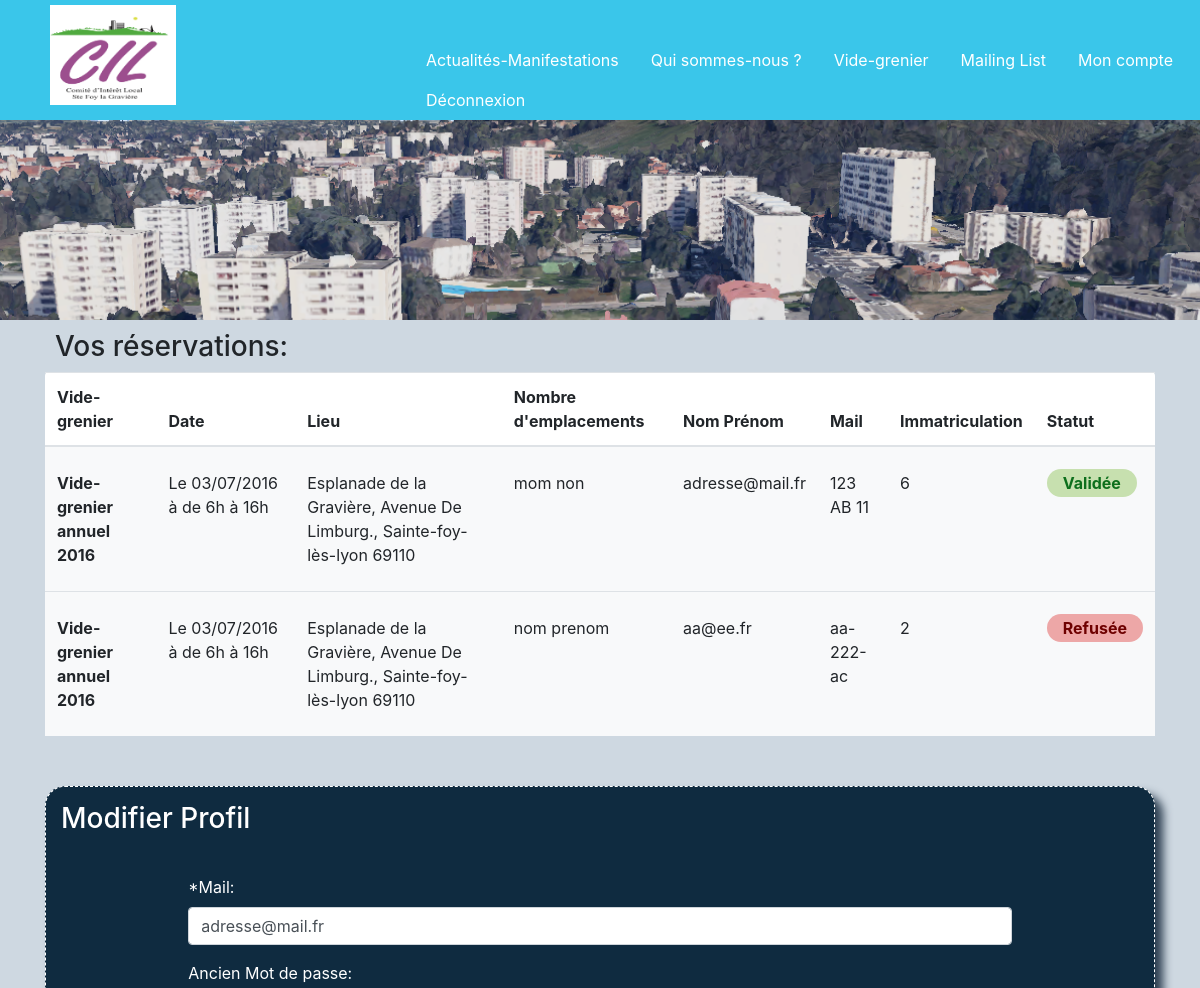
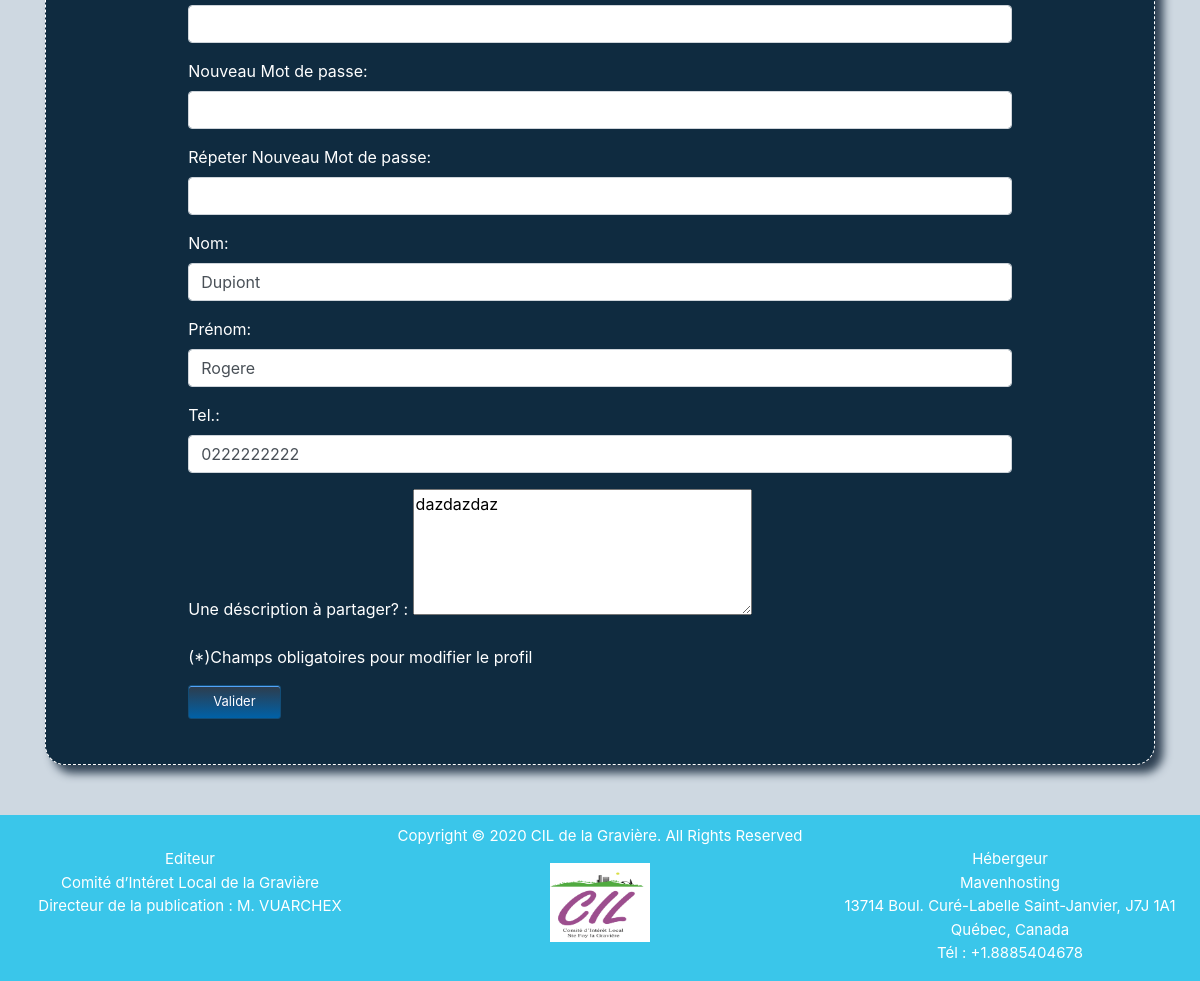
The page /Vide_grenier_V0.2/php/mon_compte.php (signed in) on the database its author committed (2 pictures, top to bottom).
### tables this page shows
CREATE TABLE `reservation_vg` (
    `ID_RESA` int(11) PRIMARY KEY  NOT NULL AUTO_INCREMENT,
    `ID_VG` int(11) NOT NULL,
    `ID_UTIL` int(11) NOT NULL,
    `NOM_RESA` varchar(50) NOT NULL,
    `PRENOM_RESA` varchar(50) NOT NULL,
    `MAIL_RESA` varchar(50) NOT NULL,
    `ADDRESSE_RESA` varchar(100) NOT NULL,
    `CODE_POSTAL_RESA` varchar(6) NOT NULL,
    `VILLE_RESA` varchar(50) NOT NULL,
    `PORTABLE_RESA` varchar(15) DEFAULT NULL,
    `CNI_RESA` varchar(12) NOT NULL,
    `DELIVRE_CNI_RESA` varchar(10) NOT NULL,
    `PAR_CNI_RESA` varchar(50) NOT NULL,
    `IMMATRICULATION_RESA` varchar(10) NOT NULL,
    `NBR_RESA` int(11) NOT NULL,
    `INFO_RESA` varchar(150) DEFAULT NULL,
    `STATU_RESA` int(11) NOT NULL DEFAULT 1
  );

CREATE TABLE `videgrenier` (
    `ID_VG` int(11) PRIMARY KEY NOT NULL AUTO_INCREMENT,
    `LABEL_VG` varchar(50) DEFAULT NULL,
    `DATE_VG` varchar(11) DEFAULT NULL,
    `HEURE_VG` varchar(15) NOT NULL,
    `ADDRESSE_VG` varchar(100) NOT NULL,
    `NBR_EMPLACEMENTS` int(11) DEFAULT NULL,
    `NBR_RESTANT_VG` int(11) NOT NULL,
    `PRIX_EMPLACEMENTS` decimal(10,0) DEFAULT NULL
  );

CREATE TABLE `statuts` (
    `ID_STATUTS` int(11) PRIMARY KEY  NOT NULL AUTO_INCREMENT,
    `LABEL_STATUTS` varchar(15) NOT NULL
  );

CREATE TABLE `utilisateur` (
    `ID_UTIL` int(11) PRIMARY KEY NOT NULL AUTO_INCREMENT,
    `MAIL_UTIL` varchar(50) NOT NULL,
    `MDP_UTIL` varchar(30) NOT NULL,
    `NOM_UTIL` varchar(50) DEFAULT NULL,
    `PRENOM_UTIL` varchar(50) DEFAULT NULL,
    `TEL_UTIL` varchar(15) DEFAULT NULL,
    `DESC_UTIL` varchar(280) DEFAULT NULL,
    `ADMIN_UTIL` tinyint(1) DEFAULT NULL
  );

### Vide_grenier_V0.2/php/mon_compte.php (the view, shortened to what this page needs)
<?php
if (isset($_SESSION["id_util"])) {
?>
    <!DOCTYPE html>
    <html lang="fr">
    <head>
        <link rel="stylesheet" href="../css/bootstrap.min.css">
        <link rel="stylesheet" href="../css/monstyle.css">
    </head>
    <body>
        <?php
        include 'inc_header.php';
        ?>
        <main id="monCompte">
            <section id="" class="container">
                <h3>Vos réservations:</h3>
                <table class="table bg-white rounded">
                    <thead>
                        <tr>
                            <th scope="col">Vide-grenier</th>
                            <th scope="col">Date</th>
                            <th scope="col">Lieu</th>
                            <th scope="col">Nombre d'emplacements</th>
                            <th scope="col">Nom Prénom</th>
                            <th scope="col">Mail</th>
                            <th scope="col">Immatriculation</th>
                            <th scope="col">Statut</th>
                        </tr>
                    </thead>
                    <tbody>
                <?php
                try {
                    include 'inc_bdd.php';
                    $select_utilisateur = 'SELECT * FROM utilisateur WHERE id_util = :id_util';
                    $resultat = $base->prepare($select_utilisateur);
                    $resultat->bindParam(':id_util', $_SESSION["id_util"]);
                    $resultat->execute();
                    while ($ligne = $resultat->fetch()) {
                        $mail = $ligne['MAIL_UTIL'];
                        $nom = $ligne['NOM_UTIL'] != "" ? $ligne['NOM_UTIL'] : '';
                        $prenom = $ligne['PRENOM_UTIL'] != "" ? $ligne['PRENOM_UTIL'] : '';
                        $telephone = $ligne['TEL_UTIL'] != "" ? $ligne['TEL_UTIL'] : '';
                        $description = $ligne['DESC_UTIL'] != "" ? $ligne['DESC_UTIL'] : '';
                    }
                    $select_resa = "SELECT * FROM reservation_vg JOIN videgrenier ON reservation_vg.id_vg = videgrenier.id_vg JOIN statuts ON reservation_vg.statu_resa = statuts.id_statuts WHERE id_util = :id";
                    $resultat_select = $base->prepare($select_resa);
                    $resultat_select->bindParam(':id', $_SESSION["id_util"]);
                    $resultat_select->execute();
                    while ($ligne = $resultat_select->fetch()) {
                        switch ($ligne['LABEL_STATUTS']) {
                            case 'Validée':
                                $color_status = "background-color:#C7E0AF; border-radius: 15px; color:#0D6F1C;";
                                break;
                            case 'Refusée':
                                $color_status = "background-color:#EDA7A7; border-radius: 15px; color:#6E0000;";
                                break;
                        }
                    ?>
                    <tr class="bg-light">
                        <th class="py-4" scope="row"><?= $ligne['LABEL_VG'] ?></th>
                        <td class="py-4">Le <?= $ligne['DATE_VG'] ?> à <?= $ligne['HEURE_VG'] ?></td>
                        <td class="py-4"><?= $ligne['ADDRESSE_VG'] ?></td>
                        <td class="py-4"><?= $ligne['NOM_RESA'] ?>  <?= $ligne['PRENOM_RESA'] ?></td>
                        <td class="py-4"><?= $ligne['MAIL_RESA'] ?></td>
                        <td class="py-4"><?= $ligne['IMMATRICULATION_RESA'] ?></td>
                        <td class="py-4"><?= $ligne['NBR_RESA'] ?></td>
                        <td class="py-4">
                            <span style="<?= $color_status ?>" class="py-1 px-3"><strong><?= $ligne['LABEL_STATUTS'] ?></strong></span>
                        </td>
                    </tr>
                    <?php
                    }
                } catch (Exception $e) {
                    die('Erreur : ' . $e->getMessage());
                } finally {
                    $base = null;
                }
                ?>
                </tbody>
                </table>
            <div id="update" class="boxSite container">
                <h3>Modifier Profil</h3>
                <form class="w-75" method="post" action="update_inscription.php" id="updateDB">
                    <div class="form-group">
                        <label for="mail">*Mail: </label>
                        <input type="text" class="form-control" name="mail" id="mail" value="<?php echo $mail ?>" placeholder="exemple@mail.com">
                    </div>
                    <div class="form-group">
                        <label for="old_password">Ancien Mot de passe: </label>
                        <input type="password" class="form-control" name="old_password" id="old_password">
                    </div>
                    <div class="form-group">
                        <label for="new_password">Nouveau Mot de passe: </label>
                        <input type="password" class="form-control" name="new_password" id="new_password">
                    </div>
                    <div class="form-group">
                        <label for="repeat_password">Répeter Nouveau Mot de passe: </label>
                        <input type="password" class="form-control" name="repeat_password" id="repeat_password">
                    </div>
                    <div class="form-group">
                        <label for="nom">Nom: </label>
                        <input type="text" class="form-control" name="nom" id="nom" value="<?= $nom ?>" placeholder="<?= $nom ?>">
                    </div>
                    <div class="form-group">
                        <label for="prenom">Prénom: </label>
                        <input type="text" class="form-control" name="prenom" id="prenom" value="<?= $prenom ?>" placeholder="<?= $prenom ?>">
                    </div>
                    <div class="form-group">
                        <label for="tel">Tel.: </label>
                        <input type="text" class="form-control" name="tel" id="tel" value="<?= $telephone ?>" placeholder="<?= $telephone ?>">
                    </div>
                    <div class="form-group">
                        <label for="description">Une déscription à partager? : </label>
                        <textarea name="description" id="description" cols="31" rows="5" placeholder="280 caractéres maximum..."><?= $description ?></textarea>
                    </div>
                    <div class="form-group">
                        <p>(*)Champs obligatoires pour modifier le profil</p>
                    </div>
                    <input class="bouton" type="submit" value="Valider" id="subInscription">
                </form>
            </div>
        </main>
        <?php
        include 'inc_footer.php';
        ?>
    </body>
    </html>
<?php
} else {
    header("Location:accueil.php");
}
?>

### Vide_grenier_V0.2/php/inc_header.php
<header id="en_tete">
<div class="row">
    <div id="logo" class="col-md-4">
    <a href="accueil.php"><img id="logoHead" src="../images/logo.png" class="img-fluid" alt="Logo"></a>
    </div>
    <nav id="menu_nav" class="col-md-8">
        <ul class="nav nav-pills">
            <li class="nav-item"><a class="nav-link" href="accueil.php">Actualités-Manifestations</a></li>
            <li class="nav-item"><a class="nav-link" href="infoCIL.php">Qui sommes-nous ?</a></li>
            <li class="nav-item"><a class="nav-link" href="vide_grenier.php">Vide-grenier</a></li>
            <li class="nav-item"><a class="nav-link" href="mailing_list.php">Mailing List</a></li>
            <?php
            if (isset($_SESSION['id_util'])) {
                echo "<li class=\"nav-item\"><a class=\"nav-link\" href=\"mon_compte.php\">Mon compte</a></li>";
                echo "<li class=\"nav-item\"><a class=\"nav-link\" href=\"deconnexion.php\">Déconnexion</a></li>";
            } else {
                echo "<li class=\"nav-item\"><a class=\"nav-link\" href=\"inscription.php\">Rejoignez-nous</a></li>";
                echo "<li class=\"nav-item\"><a class=\"nav-link\" href=\"connexion.php\">Connexion</a></li>";
            }
            ?>
        </ul>
    </nav>
</div>
<img id="paysageHead" src="../images/paysage.png" class="img-fluid" alt="Panorama">
</header>

### Vide_grenier_V0.2/php/inc_footer.php
<footer class="footer">
    <p>Copyright © 2020 CIL de la Gravière. All Rights Reserved</p>
    <div class="row">
        <div class="col-md-4">
            <p>Editeur</p>
            <p>Comité d’Intéret Local de la Gravière</p>
            <p>Directeur de la publication : M. VUARCHEX</p>
        </div>
        <div class="col-md-4">
        <img src="../images/logo.png" class="img-fluid" alt="Logo">
        </div>
        <div class="col-md-4">
            <p>Hébergeur</p>
            <p>Mavenhosting</p>
            <p>13714 Boul. Curé-Labelle Saint-Janvier, J7J 1A1</p>
            <p>Québec, Canada</p>
            <p>Tél : +1.8885404678</p>
        </div>
    </div>
</footer>

### Vide_grenier_V0.2/css/monstyle.css (style rules this page uses)
html { position: relative; min-height: 100%; width: auto !important; overflow-x: hidden !important; background-color: #CED8E1; }
body { width: auto !important; overflow-x: hidden !important; background-color: #CED8E1; }
header { background-color: #3AC6EA; width: 100%; }
#paysageHead { max-height: 200px; object-fit: cover; width: 100%; height: auto; }
#logoHead { height: 100px; margin: 5px 0 5px 50px; }
#logo a { text-decoration: none; }
#menu_nav { margin-top: 40px; }
#en_tete .nav-link, #logo, #logo a { color: white; }
.footer { bottom: 0; width: 100%; background-color: #3AC6EA; color: #FFFFFF; text-align: center; font-size: 15px; padding-top: 10px; }
footer div p { margin-top: -15px; }
footer img { width: 100px; }
#loginDb, #inscDB, #updateDB, #resaDB, #mailingForm, #cancelMailingForm { width: 300px; margin: 40px auto; }
#monCompte h3 { padding: 10px 0 0 10px; }
.boxSite { border-radius: 20px; border: 1px white dashed; box-shadow: 8px 8px 10px #2C3E50; margin: 50px auto; background-color: #0F2B40; color: white; padding: 5px; }
.bouton { box-shadow: inset 0px 1px 0px 0px #54a3f7; background: linear-gradient(to bottom, #2C3E50 5%, #0061a7 100%); background-color: #2C3E50; border-radius: 3px; border: 1px solid #124d77; display: inline-block; cursor: pointer; color: #ffffff; font-size: 13px; padding: 6px 24px; text-decoration: none; text-shadow: 0px 1px 0px #154682; }

### rows shown on the page
reservation_vg: ID_VG.LABEL_VG "Vide-grenier annuel 2016", ID_VG.DATE_VG "03/07/2016", ID_VG.HEURE_VG "de 6h à 16h", ID_VG.ADDRESSE_VG "Esplanade de la Gravière, Avenue De Limburg., Sainte-foy-lès-lyon 69110", NOM_RESA "mom", PRENOM_RESA "non", MAIL_RESA "adresse@mail.fr", IMMATRICULATION_RESA "123 AB 11", NBR_RESA "6", statuts.LABEL_STATUTS "Validée"
reservation_vg: ID_VG.LABEL_VG "Vide-grenier annuel 2016", ID_VG.DATE_VG "03/07/2016", ID_VG.HEURE_VG "de 6h à 16h", ID_VG.ADDRESSE_VG "Esplanade de la Gravière, Avenue De Limburg., Sainte-foy-lès-lyon 69110", NOM_RESA "nom", PRENOM_RESA "prenom", MAIL_RESA "aa@ee.fr", IMMATRICULATION_RESA "aa-222-ac", NBR_RESA "2", statuts.LABEL_STATUTS "Refusée"
utilisateur: mail "adresse@mail.fr", nom "Dupiont", prenom "Rogere", tel "0222222222", description "dazdazdaz"
